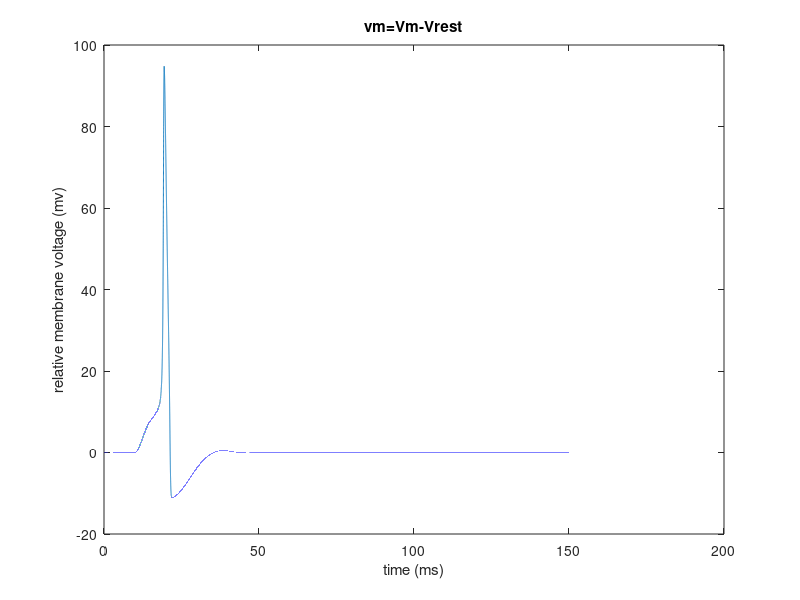
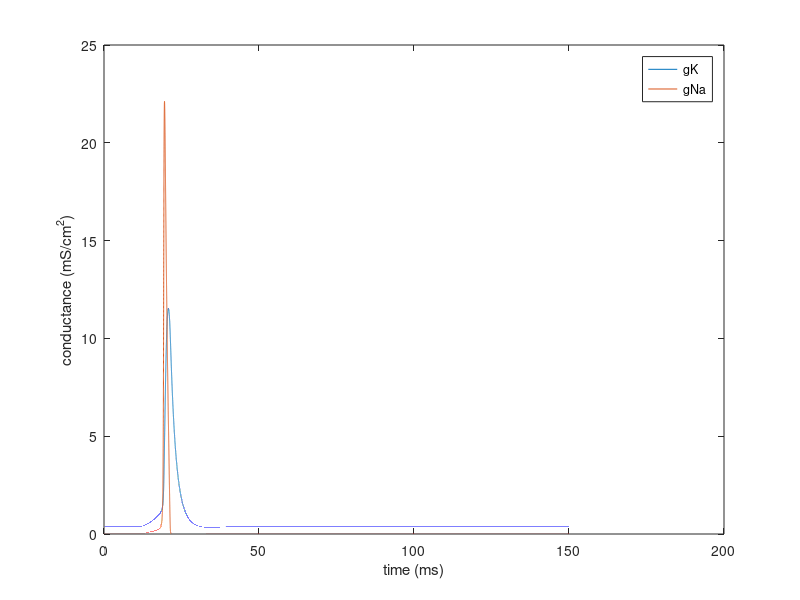
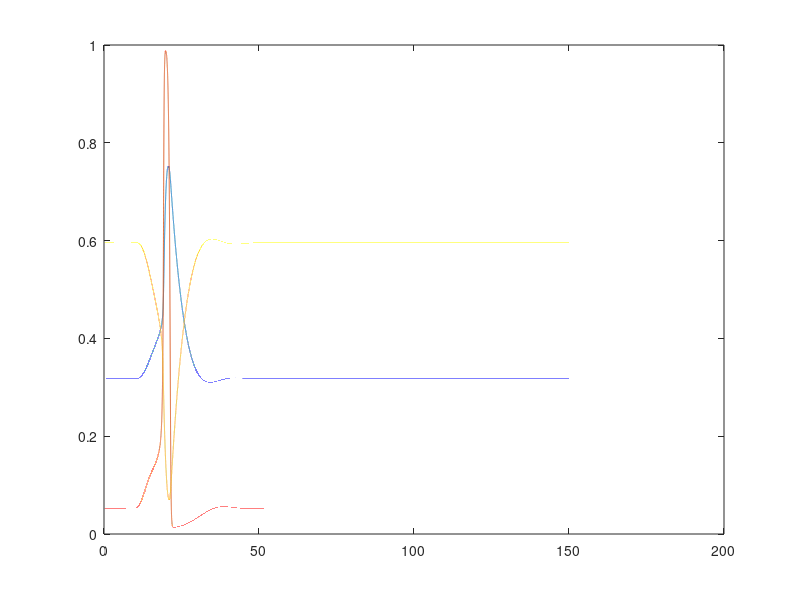

Write the MATLAB code that produced these figures, in order. (Note: this script raises an error after producing the figures.)
clear
clc
clf
g(1)=36;
g(2)=120;
g(3)=0.3;
E(1)=-12;
E(2)=115;
E(3)=10.613;
I_ext=0;
V=-10;
x=zeros(1,3);
x(3)=1;
t_rec=0;
t_final=150;
I_on1=3.021;
T1=10;
Tw1=5;
dt=0.001;
for t=-30:dt:t_final
    if (t>=T1)&(t<T1+Tw1)
        I_ext=(I_on1)*sin((pi/Tw1)*t);
    end
    if t>=T1+Tw1
        I_ext=0;
    end
    alpha(1)=(10-V)/(100*(exp((10-V)/10)-1));
    alpha(2)=(25-V)/(10*(exp((25-V)/10)-1));
    alpha(3)=0.07*exp(-V/20);
    beta(1)=0.125*exp(-V/80);
    beta(2)=4*exp(-V/18);
    beta(3)=1/(exp((30-V)/10)+1);
    tau=1./(alpha+beta);
    x_0=alpha.*tau;
    x=(1-dt./tau).*x+x_0.*dt./tau;
    gnmh(1)=g(1)*x(1)^4;
    gnmh(2)=g(2)*x(2)^3*x(3);
    gnmh(3)=g(3);
    I=gnmh.*(V-E);
    V=V+dt*(I_ext-sum(I));
    if t>=0
        t_rec=t_rec+1;
        x_plot(t_rec)=t;
        y_plot(t_rec)=V;
        G(1,t_rec)=gnmh(1);
        G(2,t_rec)=gnmh(2);
        n(t_rec)=x(1);
        m(t_rec)=x(2);
        h(t_rec)=x(3);
    end
end
plot(x_plot,y_plot);
title('vm=Vm-Vrest');
xlabel('time (ms)');
ylabel('relative membrane voltage (mv)');
figure();
plot(x_plot,G);
xlabel('time (ms)');
ylabel('conductance (mS/cm^2)');
legend('gK','gNa');
figure();
z=plot(x_plot,n,x_plot,m,x_plot,h);
z(1).Color='r';
z(2).Color='g';
z(3).Color='y';
xlabel('time (ms)');
ylabel('n,m,h(t)');
legend('n(t)','m(t)','h(t)');
